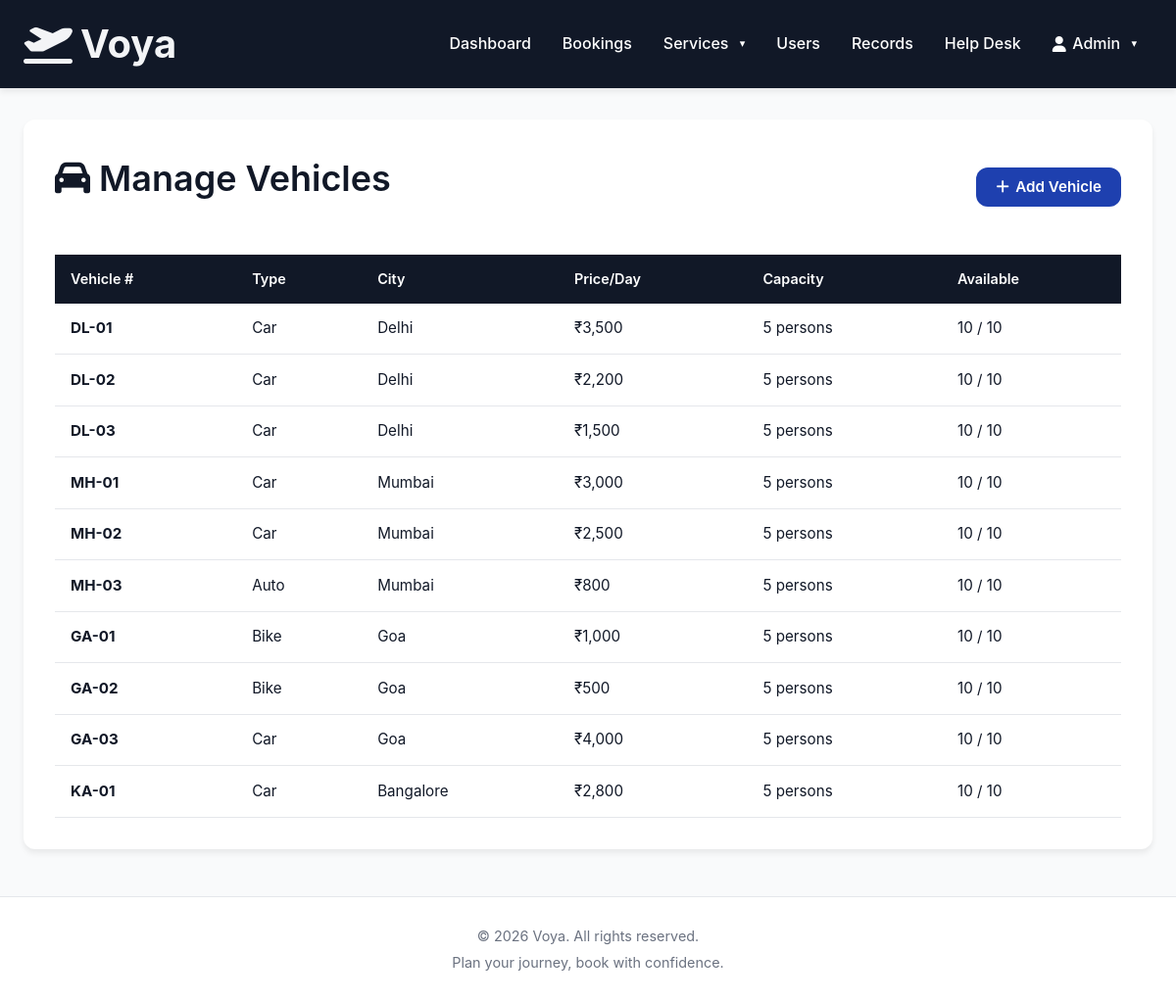
Page /admin/vehicles (signed in) on the committed database.
### app/models.py (models this page shows, shortened)
class User(UserMixin, db.Model):
    __tablename__ = 'users'
    id = db.Column(db.Integer, primary_key=True)
    username = db.Column(db.String(100), unique=True, nullable=False)
    email = db.Column(db.String(100), unique=True, nullable=False)
    password_hash = db.Column(db.String(255), nullable=False)
    first_name = db.Column(db.String(100))
    last_name = db.Column(db.String(100))
    phone = db.Column(db.String(20))
    role = db.Column(db.String(20), default='customer')  # 'customer' or 'admin'
    is_active = db.Column(db.Boolean, default=True)
    created_at = db.Column(db.DateTime, default=datetime.utcnow)
    bookings = db.relationship('Booking', foreign_keys='Booking.user_id', backref='user', lazy=True, cascade='all, delete-orphan')
    payments = db.relationship('Payment', backref='user', lazy=True, cascade='all, delete-orphan')
    confirmed_bookings = db.relationship('Booking', foreign_keys='Booking.confirmed_by', backref='admin_confirmer')
    def is_admin(self):
        return self.role == 'admin'

class Vehicle(db.Model):
    __tablename__ = 'vehicles'
    id = db.Column(db.Integer, primary_key=True)
    vehicle_number = db.Column(db.String(50), unique=True, nullable=False)
    vehicle_type = db.Column(db.String(50), nullable=False)  # Car, Bus, Bike, etc.
    city = db.Column(db.String(100), nullable=False)
    description = db.Column(db.Text)
    price_per_day = db.Column(db.Float, nullable=False)
    available_units = db.Column(db.Integer, default=20)
    total_units = db.Column(db.Integer, default=20)
    capacity = db.Column(db.Integer)  # Number of passengers
    created_by = db.Column(db.Integer, db.ForeignKey('users.id'))
    created_at = db.Column(db.DateTime, default=datetime.utcnow)
    bookings = db.relationship('Booking', backref='vehicle', lazy=True, cascade='all, delete-orphan')

### app/routes/admin.py (the view)
@bp.route('/vehicles')
@login_required
@admin_required
def manage_vehicles():
    page = request.args.get('page', 1, type=int)
    vehicles = Vehicle.query.order_by(Vehicle.created_at.desc()).paginate(page=page, per_page=10)
    return render_template('admin/manage_vehicles.html', vehicles=vehicles)

### app/routes/admin.py (called while the page is built)
def admin_required(f):
    from functools import wraps
    @wraps(f)
    def decorated_function(*args, **kwargs):
        if not current_user.is_authenticated or not current_user.is_admin():
            flash('Admin access required', 'danger')
            return redirect(url_for('customer.dashboard'))
        return f(*args, **kwargs)
    return decorated_function

### app/templates/admin/manage_vehicles.html (shortened to what this page needs)
{% extends "base.html" %}
{% block content %}
<div class="page-wrap">
    <div class="flex-between mb-4">
        <h1><i class="fas fa-car"></i> Manage Vehicles</h1>
        <a href="{{ url_for('admin.add_vehicle') }}" class="btn btn-main"><i class="fas fa-plus"></i> Add Vehicle</a>
    </div>
    {% if vehicles.items %}
    <div class="table-scroll">
        <table class="table">
            <thead><tr><th>Vehicle #</th><th>Type</th><th>City</th><th>Price/Day</th><th>Capacity</th><th>Available</th></tr></thead>
            <tbody>
                {% for vehicle in vehicles.items %}
                <tr>
                    <td><strong>{{ vehicle.vehicle_number }}</strong></td>
                    <td>{{ vehicle.vehicle_type }}</td>
                    <td>{{ vehicle.city }}</td>
                    <td>₹{{ "{:,.0f}".format(vehicle.price_per_day) }}</td>
                    <td>{{ vehicle.capacity }} persons</td>
                    <td>{{ vehicle.available_units }} / {{ vehicle.total_units }}</td>
                </tr>
                {% endfor %}
            </tbody>
        </table>
    </div>
    {% else %}
    <div class="alert alert-info">No vehicles found</div>
    {% endif %}
</div>
{% endblock %}

### app/templates/base.html (shortened to what this page needs)
<!DOCTYPE html>
<html lang="en">
<head>
    <link href="{{ url_for('static', filename='css/style.css') }}" rel="stylesheet">
    <link href="https://cdnjs.cloudflare.com/ajax/libs/font-awesome/6.0.0/css/all.min.css" rel="stylesheet">
</head>
<body>
    {% if request.endpoint not in ['auth.login', 'auth.register'] %}
    <nav class="nav">
        <a class="nav-brand"
            href="{% if current_user.is_authenticated %}{% if current_user.is_admin() %}{{ url_for('admin.dashboard') }}{% else %}{{ url_for('customer.dashboard') }}{% endif %}{% else %}{{ url_for('auth.login') }}{% endif %}">
            <i class="fas fa-plane-departure"></i> Voya
        </a>
        {% if current_user.is_authenticated %}
        <ul class="nav-items">
            {% if current_user.is_admin() %}
            <li><a href="{{ url_for('admin.dashboard') }}">Dashboard</a></li>
            <li><a href="{{ url_for('admin.manage_bookings') }}">Bookings</a></li>
            <li class="dropdown">
                <a class="dropdown-trigger" onclick="this.nextElementSibling.classList.toggle('open')">Services</a>
            </li>
            <li><a href="{{ url_for('admin.manage_users') }}">Users</a></li>
            <li><a href="{{ url_for('admin.records') }}">Records</a></li>
            <li><a href="{{ url_for('admin.help_desk') }}">Help Desk</a></li>
            {% endif %}
            <li class="dropdown">
                <a class="dropdown-trigger" onclick="this.nextElementSibling.classList.toggle('open')">
                    <i class="fas fa-user"></i> {{ current_user.first_name or current_user.username }}
                </a>
            </li>
        </ul>
        {% endif %}
    </nav>
    {% endif %}
    <div class="container mt-2">
        {% block content %}{% endblock %}
    </div>
    <footer class="footer">
        <p>&copy; 2026 Voya. All rights reserved.</p>
        <p>Plan your journey, book with confidence.</p>
    </footer>
</body>
</html>

### app/static/css/style.css (style rules this page uses)
:root { --primary: #1e40af; --primary-dark: #1e3a8a; --primary-light: #eff6ff; --dark: #111827; --light: #f3f4f6; --white: #ffffff; --gray-50: #f9fafb; --gray-100: #f3f4f6; --gray-200: #e5e7eb; --gray-300: #d1d5db; --gray-400: #9ca3af; --gray-500: #6b7280; --gray-600: #4b5563; --gray-700: #374151; --gray-800: #1f2937; --gray-900: #111827; --green: #10b981; --green-light: #d1fae5; --green-dark: #065f46; --yellow: #f59e0b; --yellow-light: #fef3c7; --yellow-dark: #78350f; --red: #dc2626; --red-light: #fee2e2; --red-dark: #7f1d1d; --blue-info: #0ea5e9; --blue-info-light: #e0f2fe; --blue-info-dark: #0c4a6e; --radius: 12px; --shadow: 0 4px 6px rgba(0, 0, 0, 0.07); --shadow-lg: 0 10px 25px rgba(0, 0, 0, 0.08); --ease: all 0.2s ease; }
*, *::before, *::after { margin: 0; padding: 0; box-sizing: border-box; }
html, body { height: 100%; }
body { background: var(--gray-50); color: var(--gray-900); font-family: -apple-system, BlinkMacSystemFont, 'Segoe UI', Roboto, Oxygen, Ubuntu, Cantarell, sans-serif; font-size: 1rem; line-height: 1.6; }
h1, h2, h3, h4, h5, h6 { font-weight: 600; color: var(--gray-900); margin-bottom: 1rem; }
h1 { font-size: 2.25rem; }
p { margin-bottom: 1rem; color: var(--gray-700); }
a { color: var(--primary); text-decoration: none; transition: var(--ease); font-weight: 500; }
ol, ul { padding-left: 1.5rem; }
.nav { background: var(--dark); padding: 0 1.5rem; box-shadow: var(--shadow); position: sticky; top: 0; z-index: 1000; height: 90px; display: flex; align-items: center; justify-content: space-between; }
.nav-brand { font-weight: 700; font-size: 40px; color: var(--light) !important; display: flex; align-items: center; gap: 0.5rem; }
.nav-items { display: flex; list-style: none; align-items: center; gap: 0; }
.nav-items a { color: var(--white) !important; padding: 0.6rem 1rem; font-weight: 500; transition: var(--ease); display: flex; align-items: center; gap: 0.4rem; white-space: nowrap; }
.dropdown { position: relative; }
.dropdown-trigger { cursor: pointer; }
.dropdown-trigger::after { content: '▾'; margin-left: 0.3rem; font-size: 0.7rem; }
.container { width: 100%; max-width: 1200px; margin: 0 auto; padding: 0 1.5rem; }
.page-wrap { background: var(--white); border-radius: var(--radius); box-shadow: var(--shadow); padding: 2rem; margin-top: 2rem; margin-bottom: 2rem; }
.btn { display: inline-flex; align-items: center; justify-content: center; gap: 0.4rem; padding: 0.6rem 1.25rem; font-weight: 600; text-align: center; text-decoration: none; border: none; border-radius: var(--radius); cursor: pointer; transition: var(--ease); font-size: 0.95rem; outline: none; line-height: 1.4; }
.btn-main { background: var(--primary); color: var(--white); }
.table-scroll { overflow-x: auto; }
.table { width: 100%; border-collapse: collapse; background: var(--white); }
.table thead th { background: var(--dark); color: var(--white); font-weight: 600; padding: 0.85rem 1rem; text-align: left; font-size: 0.9rem; }
.table tbody td { padding: 0.85rem 1rem; border-bottom: 1px solid var(--gray-200); font-size: 0.95rem; }
.table tbody tr { transition: var(--ease); }
.footer { background: var(--white); color: var(--gray-500); text-align: center; padding: 1.5rem; margin-top: 3rem; border-top: 1px solid var(--gray-200); }
.footer p { margin: 0.25rem 0; color: var(--gray-500); font-size: 0.9rem; }
.mt-2 { margin-top: 1rem; }
.mb-4 { margin-bottom: 2rem; }
.flex-between { display: flex; justify-content: space-between; align-items: center; flex-wrap: wrap; gap: 1rem; }

### rows in the picture
User: first_name "Admin"
Vehicle: vehicle_number "DL-01", vehicle_type "Car", city "Delhi", price_per_day "3,500", capacity "5", available_units "10", total_units "10"
Vehicle: vehicle_number "DL-02", vehicle_type "Car", city "Delhi", price_per_day "2,200", capacity "5", available_units "10", total_units "10"
Vehicle: vehicle_number "DL-03", vehicle_type "Car", city "Delhi", price_per_day "1,500", capacity "5", available_units "10", total_units "10"
Vehicle: vehicle_number "MH-01", vehicle_type "Car", city "Mumbai", price_per_day "3,000", capacity "5", available_units "10", total_units "10"
Vehicle: vehicle_number "MH-02", vehicle_type "Car", city "Mumbai", price_per_day "2,500", capacity "5", available_units "10", total_units "10"
Vehicle: vehicle_number "MH-03", vehicle_type "Auto", city "Mumbai", price_per_day "800", capacity "5", available_units "10", total_units "10"
Vehicle: vehicle_number "GA-01", vehicle_type "Bike", city "Goa", price_per_day "1,000", capacity "5", available_units "10", total_units "10"
Vehicle: vehicle_number "GA-02", vehicle_type "Bike", city "Goa", price_per_day "500", capacity "5", available_units "10", total_units "10"
Vehicle: vehicle_number "GA-03", vehicle_type "Car", city "Goa", price_per_day "4,000", capacity "5", available_units "10", total_units "10"
Vehicle: vehicle_number "KA-01", vehicle_type "Car", city "Bangalore", price_per_day "2,800", capacity "5", available_units "10", total_units "10"
